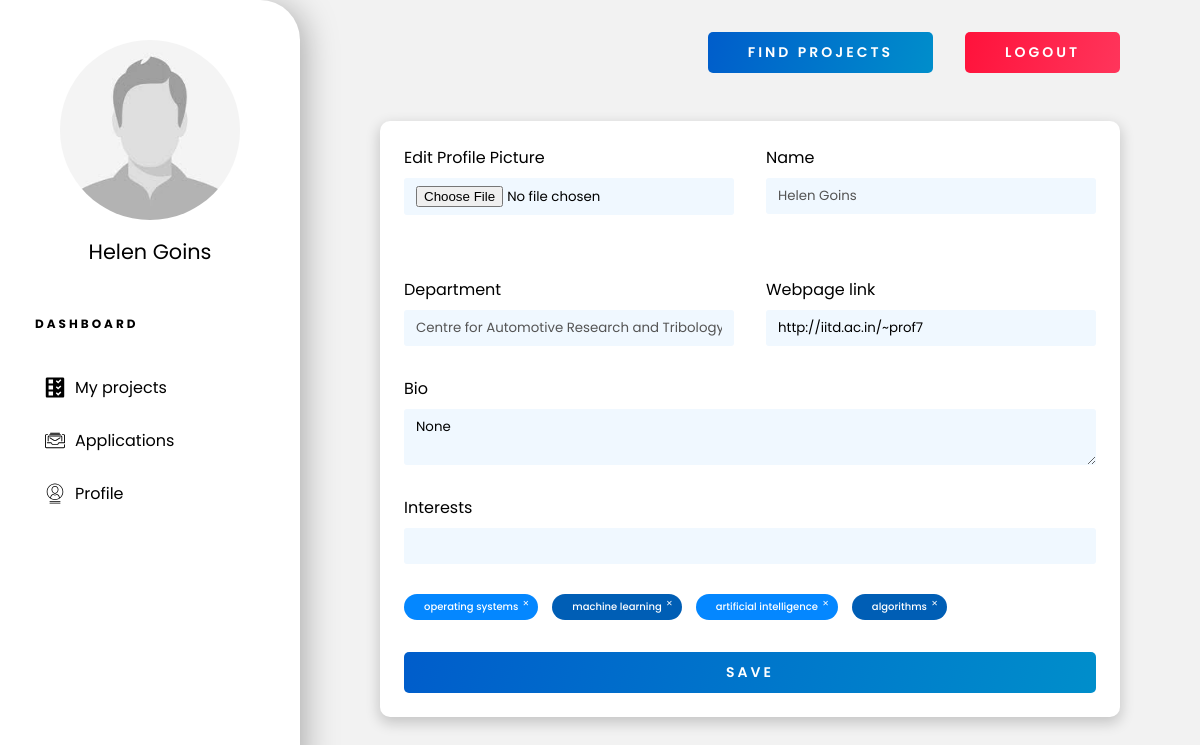
/profs/profile/ (signed in), run on an earlier commit of the app's database.
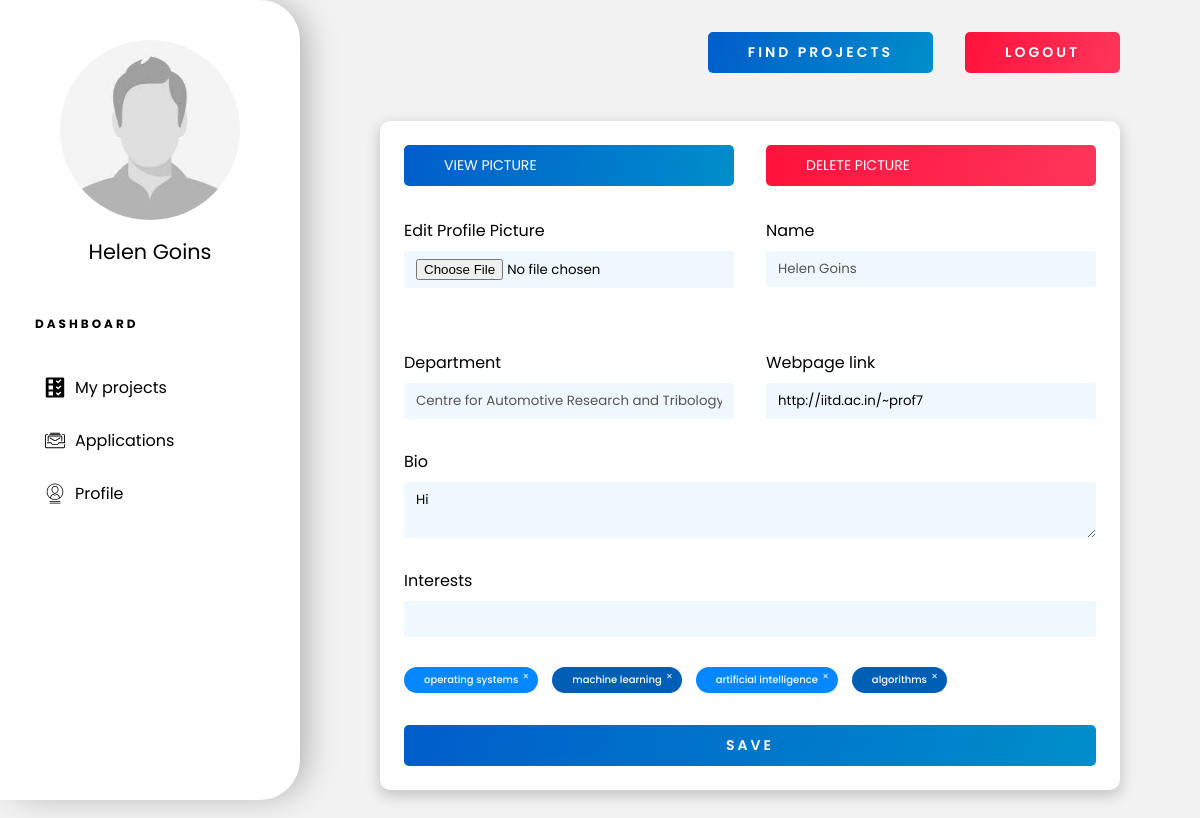
And on a later commit of the database.
### portal/models.py (models this page shows, shortened)
class Professor(models.Model):
    user = models.ForeignKey(User, verbose_name=_(
        "Auth User"), on_delete=models.CASCADE)
    dept = models.CharField(_("department"), max_length=50,
                            choices=Departments.choices)
    interests = models.ManyToManyField("Interests")
    webpage_link = models.URLField(
        _("Webpage Link"), max_length=200, null=True)
    pic = models.FileField(
        _("Profile Pic"), upload_to=upload_pic, storage=OverwriteStorage(), null=True)
    bio = models.TextField(_("Biography"), null=True)
    class Meta:
        permissions = (('is_prof', 'Is Prof'),)

class Interests(models.Model):
    research_field = models.CharField(
        _("Research Area of Interest"), max_length=50)

### portal/views.py (the view)
class ProfViewSet(ProfileViewSet):
    queryset = Professor.objects.all()
    serializer_class = ProfSerializer
    permission_classes = [permissions.IsAuthenticated]
    model_class = Professor

### portal/models.py (called while the page is built)
def isStudent(user):
    return user.has_perm('portal.is_student')

def isProf(user):
    return user.has_perm('portal.is_prof')

### portal/serializers.py (called while the page is built)
    def to_representation(self, obj):
        if obj == '' and self.allow_blank:
            return obj
        return self._choices[obj]

### portal/views.py (called while the page is built)
    def get_model_class(self):
        assert(self.model_class is not None)
        return self.model_class

    def get_model_obj(self, user):
        return self.get_model_class().objects.get(user=user)

    @ action(detail=False, methods=['GET'])
    def profile(self, request):
        user_id = request.GET.get('id', request.user.id)
        user = get_object_or_404(User, id=user_id)
        is_self_profile = (user == request.user)
        student = self.get_model_obj(user)
        serializer = self.get_serializer(student, many=False)
        interest_text = ', '.join([it['research_field']
                                   for it in serializer.data['interests']])
        return render(request, template_name='profile.html', context={'user_data': serializer.data, 'interest_text': interest_text, 'is_student': isStudent(request.user), 'is_prof': isProf(request.user), 'is_self_profile': is_self_profile, 'is_student_render': isStudent(user), 'is_prof_render': isProf(user)})

### templates/profile.html (shortened to what this page needs)
{% extends 'dashboard-base.html' %}
{% load static %}
{% block content %}
<div class="profile-container">
    {% if is_student_render %}
    <form id="profile-form" method="PUT" action="/students/{{user_data.id}}/">
        {% elif is_prof_render %}
        <form id="profile-form" method="PUT" action="/profs/{{user_data.id}}/">
            {% endif %}
            <div class="inline">
                {% if user_data.pic is not None %}
                <a href="{{user_data.pic}}" class="btn">View Picture</a>
                {% if is_self_profile %}
                {% if is_prof_render %}
                <a href="#" class="btn btn-red" onclick="deleteDoc('pic', true)">Delete Picture</a>
                {% else %}
                <a href="#" class="btn btn-red" onclick="deleteDoc('pic', false)">Delete Picture</a>
                {% endif %}
                {% endif %}
                {% endif %}
                {% if is_self_profile %}
                <div style="display: flex; flex-direction: column;">
                    <label for="picture">Edit Profile Picture</label>
                    <input type="file" name="pic" id="picture" onchange="checkJpeg(this)">
                </div>
                {% endif %}
                <div style="display: flex; flex-direction: column;">
                    <label for="name">Name</label>
                    <input type="text" name="name" id="name" value="{{user_data.user.first_name}} {{user_data.user.last_name}}" disabled>
                </div>
                {% if is_prof_render %}
                <div style="display: flex; flex-direction: column;">
                    <label for="dept">Department</label>
                    <input type="text" name="dept" id="dept" value="{{user_data.dept}}" disabled>
                </div>
                <div style="display: flex; flex-direction: column;">
                    <label for="dept">Webpage link</label>
                    {% if is_self_profile %}
                    <input type="text" name="webpage_link" id="webpage_link" value="{{user_data.webpage_link|default_if_none:''}}">
                    {% else %}
                    <input type="text" name="webpage_link" id="webpage_link" value="{{user_data.webpage_link|default_if_none:''}}" disabled>
                    {% endif %}
                </div>
                {% endif %}
            </div>
            <label for="bio">Bio</label>
            {% if is_self_profile %}
            <textarea name="bio" id="bio" cols="30" rows="2">{{user_data.bio|default_if_none:'' }}</textarea>
            {% else %}
            <textarea name="bio" id="bio" cols="30" rows="2" disabled>{{user_data.bio|default_if_none:'' }}</textarea>
            {% endif %}
            <label for="interests">Interests</label>
            {% if is_self_profile %}
            <div class="int-searchbar">
                <input type="text" name="intDummy" autocomplete="off">
            </div>
            {% endif %}
            <div class="tag-container">
                {% for interest in user_data.interests %}
                {% if is_self_profile %}
                <div class="tag" onclick="handleTagDelete(this)">{{interest.research_field}}</div>
                {% else %}
                <div class="tag">{{interest.research_field}}</div>
                {% endif %}
                {% endfor %}
            </div>
            {% if is_self_profile %}
            <button type="submit" class="btn wide-text bold">Save</button>
            {% endif %}
        </form>
</div>
{% endblock %}

### templates/dashboard-base.html (shortened to what this page needs)
{% load static %}
<!DOCTYPE html>
<html lang="en">
  <head>
    <link rel="stylesheet" href="{% static 'portal/css/master.css' %}" />
    <link rel="stylesheet" href="{% static 'portal/css/dashboard.css' %}" />
  </head>
  <body>
    <div class="sidebar-wrapper">
      <img src="/uploads/user_{{user.id}}/pic.jpg" onerror="changePic()" alt="Profile-Picture" class="profile-picture" id="profile-pic" />
      <h1 class="name">{{user.first_name}} {{user.last_name}}</h1>
      <h3 class="dashboard-heading wide-text">Dashboard</h3>
      <ul class="dash-nav">
        {% if is_student %}
        <a href="{% url 'applied-projects' %}">
          <li class="dash-links"><img class="dash-icon" src="{% static 'portal/assets/icons/applications.svg' %}" />Applied</li>
        </a>
        <a href="{% url 'my-projects' %}?bookmarked=true">
          <li class="dash-links"><img class="dash-icon" src="{% static 'portal/assets/icons/bookmark.svg' %}" /> Bookmarked</li>
        </a>
        <a href="{% url 'student-profile' %}">
          <li class="dash-links"><img class="dash-icon" src="{% static 'portal/assets/icons/profile.svg' %}" />Profile</li>
        </a>
        {% elif is_prof %}
        <a href="{% url 'my-projects' %}?floated=true">
          <li class="dash-links"><img class="dash-icon" src="{% static 'portal/assets/icons/projects.svg' %}" />My projects</li>
        </a>
        <a href="{% url 'view-received-applications' %}">
          <li class="dash-links"><img class="dash-icon" src="{% static 'portal/assets/icons/applications.svg' %}" />Applications</li>
        </a>
        <a href="{% url 'prof-profile' %}">
          <li class="dash-links"><img class="dash-icon" src="{% static 'portal/assets/icons/profile.svg' %}" />Profile</li>
        </a>
        {% endif %}
      </ul>
    </div>
    <div class="dashboard-wrapper">
      <div class="top-nav">
        <a href="{% url 'find-projects' %}" class="btn bold wide-text" id="searchBtn">Find Projects</a>
        {% if user.is_authenticated %}
        <a href="{% url 'logout' %}" class="btn btn-red wide-text bold" id="logout-btn">Logout</a>
        {% else %}
        <a href="{% url 'login' %}" class="btn btn-red wide-text bold" id="logout-btn">Login</a>
        {% endif %}
      </div>
      <div class="dashboard-content">{% block content %} {% endblock %}</div>
    </div>
  </body>
</html>

### static/portal/css/master.css (style rules this page uses)
* { --primary-blue: linear-gradient(106deg, rgba(0, 93, 203, 1) 0%, rgba(0, 142, 203, 1) 100%); --primary-red: linear-gradient(106deg, rgba(255, 18, 59, 1) 0%, rgba(255, 53, 91, 1) 100%); --bg-grey: #f2f2f2; --sec-blue: #0071da; --crimson-red: #da0041; --bright-blue: #0487ff; box-sizing: border-box; padding: 0; margin: 0; font-family: 'Poppins', sans-serif; }
a { text-decoration: none; }
ul { list-style: none; margin-bottom: 0; }
button { outline: none; border: none; }
.wide-text { letter-spacing: 3px; }
.bold { font-weight: 600; }
.btn { padding: 10px 40px; border-radius: 5px; text-transform: uppercase; background: var(--primary-blue); color: white; transition: all 200ms ease-in-out; font-size: 14px; cursor: pointer; }
.btn-red { background: var(--primary-red); }

### static/portal/css/dashboard.css (style rules this page uses)
* { --dash-width: 300px; }
body { background-color: var(--bg-grey); }
.sidebar-wrapper { display: flex; flex-direction: column; position: fixed; left: 0; top: 0; width: var(--dash-width); height: 100vh; background-color: white; padding: 2.5rem 30px; border-radius: 0 40px 40px 0; -webkit-box-shadow: 10px 0px 35px -8px rgba(0, 0, 0, 0.34); -moz-box-shadow: 10px 0px 35px -8px rgba(0, 0, 0, 0.34); box-shadow: 10px 0px 35px -8px rgba(0, 0, 0, 0.34); }
.profile-picture { align-self: center; width: 180px; border-radius: 5000px; }
.name { margin: 1rem 0 3rem; font-size: 1.3rem; align-self: center; font-weight: 400; }
.dashboard-heading { text-transform: uppercase; font-size: 0.75rem; margin-left: 5px; }
.dash-nav { margin: 2rem 0; list-style: none; }
.dash-nav a { color: black; }
.dash-links { margin-bottom: 0.5rem; padding: 10px 15px; border-radius: 5px; display: flex; font-weight: 400; font-size: 1rem; transition: background-color 50ms ease-in; }
.dash-icon { width: 20px; margin-right : 10px }
.dashboard-wrapper { padding: 2rem 5rem; margin-left: var(--dash-width); }
.top-nav { display: grid; grid-template-columns: 9fr 1fr; margin-bottom: 3rem; align-items: center; gap: 2rem; }
#searchBtn { margin-left: auto; }
.profile-container { padding: 24px; margin: 3rem 0; -webkit-box-shadow: 0px 5px 14px 1px rgba(0, 0, 0, 0.19); -moz-box-shadow: 0px 5px 14px 1px rgba(0, 0, 0, 0.19); box-shadow: 0px 5px 14px 1px rgba(0, 0, 0, 0.19); background-color: white; border-radius: 10px; }
.inline { display: grid; gap: 2rem; grid-template-columns: 1fr 1fr; }
.profile-container form { display: flex; flex-direction: column; }
.profile-container textarea, .profile-container input { margin: 8px 0 30px; border: none; outline: none; border-radius: 3px; width: 100%; background-color: aliceblue; padding: 8px 12px; }
.profile-container form button { margin-top: 1rem; }
.tag-container { margin: 0 0 1rem; display: flex; align-items: center; flex-wrap: wrap; gap: 14px; }
.tag-container .tag { position: relative; border-radius: 500px; background-color: #0487ff; padding: 5px 20px; font-size: 10px; color: white; font-weight: 500; }
.tag-container .tag::after { position: absolute; top: 2px; right: 4px; content: '\2715'; color: white; font-size: 8px; border-radius: 2px; transition: all 200ms ease-in-out; padding: 2px 5px; }
.tag-container .tag:nth-of-type(2n) { background-color: #005EB5; }
.int-searchbar { position: relative; }

What changed in the data, as far as the page shows it:
changed Professor "http://iitd.ac.in/~prof7": bio "None" → "Hi"
Also different on the page:
text now shown: "VIEW PICTURE DELETE PICTURE"
